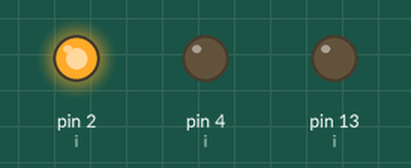
This sketch was run on a simulated Arduino Uno, built with avr-gcc and run on an emulated ATmega328P. Shown: output pins drawn as LEDs (lit = HIGH).

Above: at 3.0 s.
At 7.0 s:
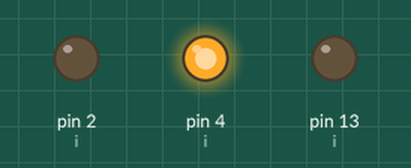
At 12.0 s:
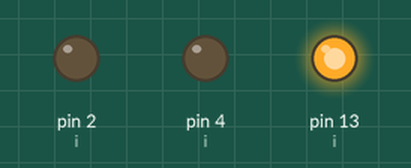
Timing chart, 0 to 20.8 s (numbered marks = the images above):
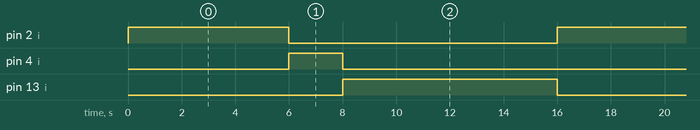

Measured:
- by itself, pin 2 (i): alternates HIGH for 6.0 s and LOW for 10.0 s
- by itself, pin 4 (i): alternates HIGH for 2.0 s and LOW for 14.0 s
- by itself, pin 13 (i): alternates HIGH for 8.0 s and LOW for 8.0 s

The sketch:

traffic-light.ino
```cpp
int i = 2;
int t = 6000;

void setup(){
  pinMode(2, OUTPUT);
  pinMode(4, OUTPUT);
  pinMode(13, OUTPUT);
}

void loop(){
  digitalWrite(i, HIGH);
  delay(t);

  digitalWrite(i, LOW);
  delay(0);

  switch(i){
    case 2:
      i = 4;
      t = 2000;
      break;
    case 4:
      i = 13;
      t = 8000;
      break;
    default:
      i = 2;
      t = 6000;
  }
}
```
